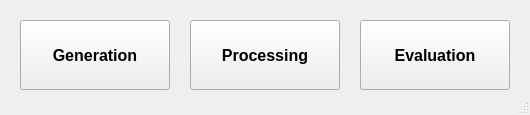
<?xml version="1.0" encoding="UTF-8"?>
<ui version="4.0">
 <class>MainWindow</class>
 <widget class="QMainWindow" name="MainWindow">
  <property name="geometry">
   <rect>
    <x>0</x>
    <y>0</y>
    <width>530</width>
    <height>115</height>
   </rect>
  </property>
  <property name="sizePolicy">
   <sizepolicy hsizetype="Preferred" vsizetype="Preferred">
    <horstretch>5</horstretch>
    <verstretch>0</verstretch>
   </sizepolicy>
  </property>
  <property name="contextMenuPolicy">
   <enum>Qt::NoContextMenu</enum>
  </property>
  <property name="windowTitle">
   <string>INS-GPS Data Fusion System</string>
  </property>
  <widget class="QWidget" name="centralwidget">
   <widget class="QPushButton" name="generating_button">
    <property name="geometry">
     <rect>
      <x>20</x>
      <y>20</y>
      <width>150</width>
      <height>70</height>
     </rect>
    </property>
    <property name="font">
     <font>
      <pointsize>12</pointsize>
      <weight>75</weight>
      <bold>true</bold>
     </font>
    </property>
    <property name="text">
     <string>Generation</string>
    </property>
   </widget>
   <widget class="QPushButton" name="processing_button">
    <property name="geometry">
     <rect>
      <x>190</x>
      <y>20</y>
      <width>150</width>
      <height>70</height>
     </rect>
    </property>
    <property name="font">
     <font>
      <pointsize>12</pointsize>
      <weight>75</weight>
      <bold>true</bold>
     </font>
    </property>
    <property name="text">
     <string>Processing</string>
    </property>
   </widget>
   <widget class="QPushButton" name="evaluating_button">
    <property name="geometry">
     <rect>
      <x>360</x>
      <y>20</y>
      <width>150</width>
      <height>70</height>
     </rect>
    </property>
    <property name="font">
     <font>
      <pointsize>12</pointsize>
      <weight>75</weight>
      <bold>true</bold>
     </font>
    </property>
    <property name="text">
     <string>Evaluation</string>
    </property>
   </widget>
  </widget>
  <widget class="QStatusBar" name="statusbar"/>
 </widget>
 <resources/>
 <connections/>
</ui>
